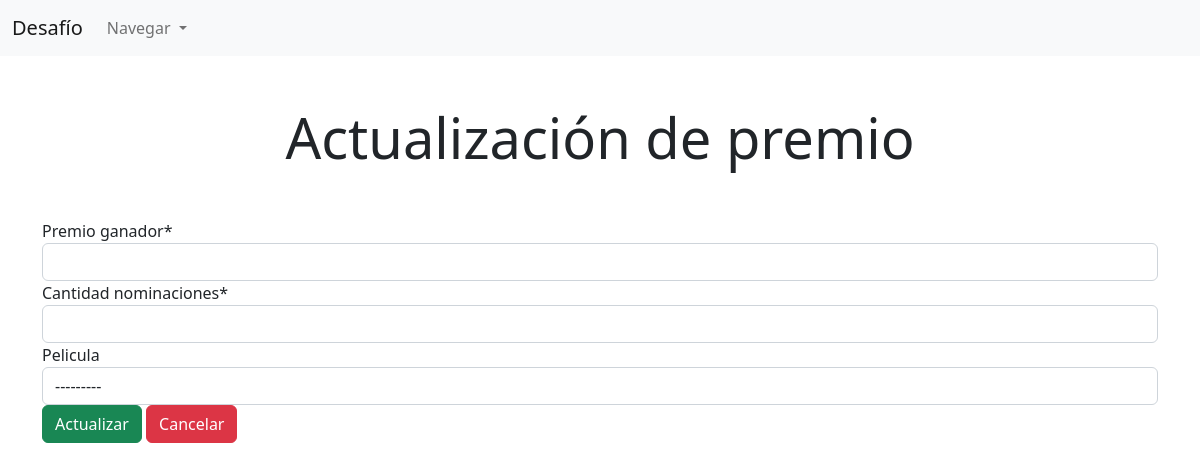
Page /editarPremio/34 on the earlier database version.
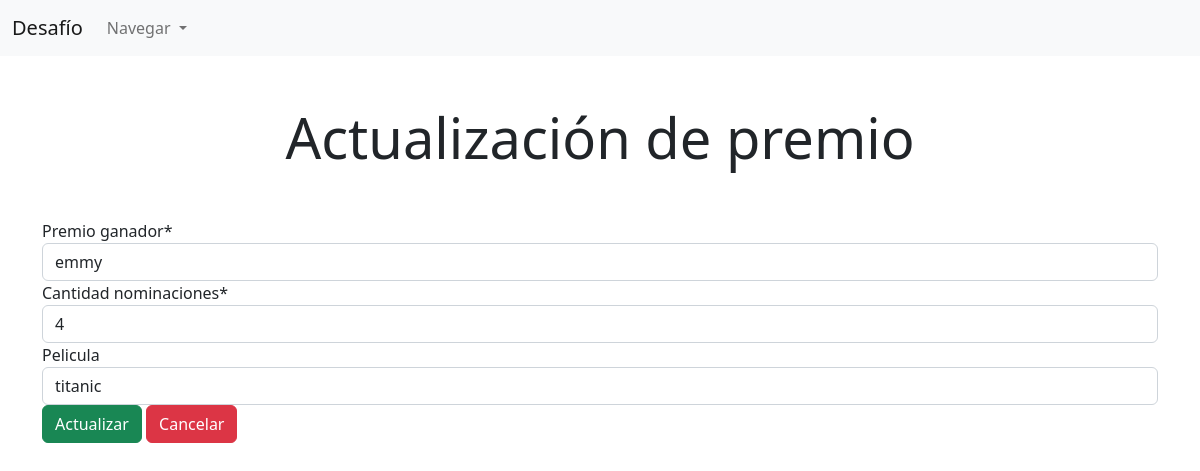
Same page on the later database version.
### peliculas/models.py (models this page shows, shortened)
class tablaPremio(models.Model):
    premio_ganador = models.CharField(max_length=200)
    cantidad_nominaciones = models.IntegerField()
    pelicula = models.ForeignKey(tablaPelicula, models.CASCADE, blank=True, null=True)

### peliculas/views.py (the view)
# urls.py: path('editarPremio/<int:id_premio>', premioView.editarPremio, name='editarPremio'),
    def editarPremio(request, id_premio):
        premio = tablaPremio.objects.filter(id= id_premio).first()
        formpremio = formularioPremio(instance= premio)
        return render(request, 'editarPremio.html', {'formPremio':formpremio, 'premio':premio})

### peliculas/forms.py
class formularioPremio(forms.ModelForm):
    class Meta:
        model = tablaPremio
        fields = '__all__'

### peliculas/models.py (called while the page is built)
    def __str__(self):
        return "{}".format(self.nombre_pelicula)

### peliculas/templates/editarPremio.html (shortened to what this page needs)
{% extends 'base.html' %}
{% load crispy_forms_tags %}
{% block content%}
<br>
<h1 class="text-center display-4 my-4">Actualización de premio</h1>
<br>
<div class="container">
    <form action="{% url 'actualizarPremio' premio.id %}" method="POST">
        {{ formPremio | crispy }}
        <button type="submit" class="btn btn-success">Actualizar</button>
        <a class="btn btn-danger" href="{% url 'listaPremios' %}">Cancelar</a>
    </form>
</div>
{% endblock %}

Differences in the rows shown:
added tablaPremio: premio_ganador "emmy", cantidad_nominaciones "4", pelicula "titanic"
Other differences:
form field pelicula: "---------" → (not shown)
